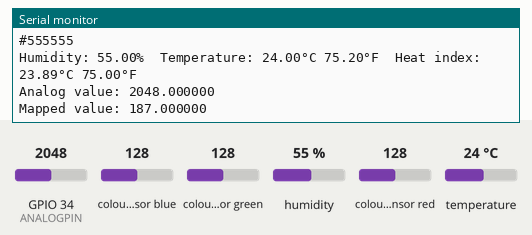
Recording of a program running on a simulated ESP32. On the bench: the last lines printed to the serial monitor. Wiring (inferred from the names in the program): DHT11 sensor: data GPIO 2; TCS34725 colour sensor at I2C address 0x29. The inputs (shaded band) are chosen by the test bench; at power-on: colour sensor blue 128, colour sensor green 128, colour sensor red 128, GPIO 34 (ANALOGPIN) = 2048, humidity 55 %, temperature 24 °C. WiFi joins after 1.5 s; servers stay silent unless stated; uploads are accepted with an empty reply; random numbers use the default seed unless the program sets one.

Above: at 11.2 s.
11.3 s: colour sensor blue set to 5
At 12.7 s:
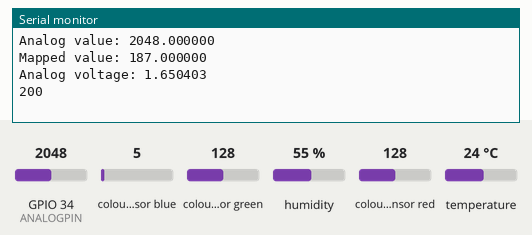
19.0 s: colour sensor green set to 5
At 23.8 s:
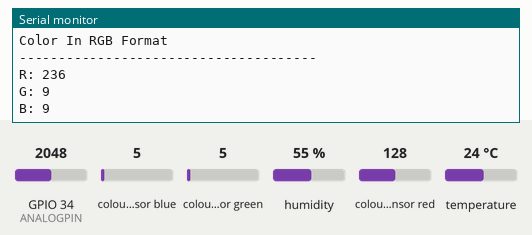
25.4 s: colour sensor red set to 64
At 30.72 s:
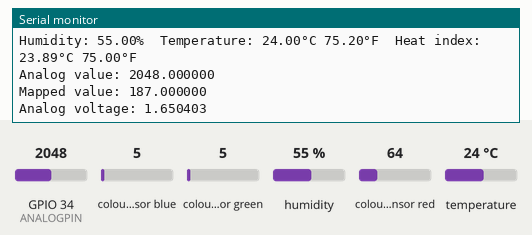
31.9 s: colour sensor blue set to 64
At 36.7 s:
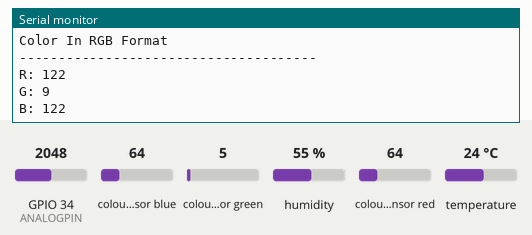
38.3 s: colour sensor green set to 128
At 43.1 s:
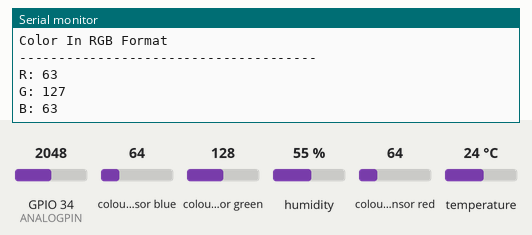
Timing chart, 0 to 44.6 s (numbered marks = the images above; inputs shaded):
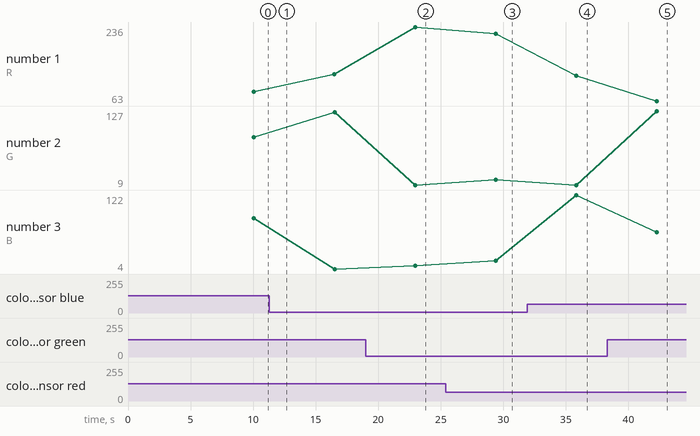

The program:

main.cpp
```cpp
#include <Arduino.h>
#include <TCS34725.h>
#include "DHT.h"
#include <stdio.h>
#include <WiFi.h>
#include <HTTPClient.h>
#define DHTPIN 2
#define DHTTYPE DHT11
DHT dht(DHTPIN, DHTTYPE);

#define ACTIVATED LOW
// for a common anode LED, connect the common pin to +5V
// for common cathode, connect the common to ground
// set to false if using a common cathode LED
#define commonAnode true
// our RGB -> eye-recognized gamma color
byte gammatable[256];

My_TCS34725 tcs = My_TCS34725(TCS34725_INTEGRATIONTIME_50MS, TCS34725_GAIN_60X);

bool ledEnabled=false;
int lightsMode=0;
float AnalogVoltage;
float mapped_value;
float AnalogValue;
const int ANALOGPIN = 34;
const float RESELUTION = 4095.0;
const float VCC = 3.3;
const char * ssid = "anuja1";
const char * password = "ar3k57u4";
String postData;
WiFiServer server(80);
String user_id = "1";
float pH;
void setup() {
  // put your setup code here, to run once:
   for (int i=0; i<256; i++) {
      float x = i;
      x /= 255;
      x = pow(x, 2.5);
      x *= 255;
      if (commonAnode) {
        gammatable[i] = 255 - x;
      } else {
        gammatable[i] = x;
      }
   }
   WiFi.begin(ssid, password);
   WiFi.mode(WIFI_STA);
   Serial.begin(9600);
   Serial.println("Delay for preparation: ");
   delay(10000);
   while (WiFi.status() != WL_CONNECTED) {
     delay(500);
     Serial.print(".");
   }
   // Print local IP address and start web server
   Serial.println("");
   Serial.println("WiFi connected.");
   Serial.println("IP address: ");
   Serial.println(WiFi.localIP());
   server.begin();
   pinMode(ANALOGPIN, INPUT);
   dht.begin();
}

void loop() {
  // put your main code here, to run repeatedly:
  uint16_t clear, red, green, blue;
  tcs.getRGBC(&red, &green, &blue, &clear);
  // Figure out some basic hex code for visualization
  uint32_t sum = clear;
  float r, g, b;
  r = red; r /= sum;
  g = green; g /= sum;
  b = blue; b /= sum;
  r *= 255; g *= 255; b *= 255;
  String redHex,greenHex,blueHex, FullHex;
  redHex =  String((int)r, HEX);
  greenHex =  String((int)g, HEX);
  blueHex =  String((int)b, HEX);

  FullHex = redHex + greenHex + blueHex;

  Serial.println("Color In RGB Format");
  Serial.println("--------------------------------------");

  Serial.print("R: ");
  Serial.println(((int)r));

  Serial.print("G: ");
  Serial.println(((int)g));

  Serial.print("B: ");
  Serial.println(((int)b));
  delay(1000);
  Serial.println("Color in HEX format");
  Serial.println("-------------------------------------");
  Serial.print("#");
  Serial.println(FullHex);
  float h = dht.readHumidity();
  float t = dht.readTemperature();
  float f = dht.readTemperature(true);

  if (isnan(h) || isnan(t) || isnan(f)) {
    Serial.println(F("Failed to read from DHT sensor!"));
    return;
  }

  float hif = dht.computeHeatIndex(f, h);
  float hic = dht.computeHeatIndex(t, h, false);

  Serial.print(F("Humidity: "));
  Serial.print(h);
  Serial.print(F("%  Temperature: "));
  Serial.print(t);
  Serial.print(F("°C "));
  Serial.print(f);
  Serial.print(F("°F  Heat index: "));
  Serial.print(hic);
  Serial.print(F("°C "));
  Serial.print(hif);
  Serial.println(F("°F"));
  AnalogValue = analogRead(ANALOGPIN);
  printf("Analog value: %f \n", AnalogValue);
  mapped_value = map(AnalogValue, 1200, 4095, 260, 10);
  AnalogVoltage = (AnalogValue / RESELUTION) * VCC;
  printf("Mapped value: %f \n", mapped_value);
  printf("Analog voltage: %f \n", AnalogVoltage);

  pH = random(14);
  // put your main code here, to run repeatedly:
  HTTPClient http;
  http.begin("http://192.168.43.212:8084/FarmersAssistant/User/Sensor.jsp");
  postData = "color=" + FullHex + "&temp=" + String(f) + "&humidity=" + String(h) + "&moisture=" + mapped_value + "&pH=" + String(pH) + "&userid=" +user_id;
  http.addHeader("Content-Type", "application/x-www-form-urlencoded");
  int httpCode = http.POST(postData);

  String payload = http.getString();    //Get the response payload
  Serial.println(httpCode);   //Print HTTP return code
  delay(5000);
}
```

DHT.cpp
```cpp
#include "DHT.h"

#define MIN_INTERVAL 2000 /**< min interval value */
#define TIMEOUT -1        /**< timeout on */

/*!
 *  @brief  Instantiates a new DHT class
 *  @param  pin
 *          pin number that sensor is connected
 *  @param  type
 *          type of sensor
 *  @param  count
 *          number of sensors
 */
DHT::DHT(uint8_t pin, uint8_t type, uint8_t count) {
  _pin = pin;
  _type = type;
#ifdef __AVR
  _bit = digitalPinToBitMask(pin);
  _port = digitalPinToPort(pin);
#endif
  _maxcycles =
      microsecondsToClockCycles(1000); // 1 millisecond timeout for
                                       // reading pulses from DHT sensor.
  // Note that count is now ignored as the DHT reading algorithm adjusts itself
  // based on the speed of the processor.
}

/*!
 *  @brief  Setup sensor pins and set pull timings
 *  @param  usec
 *          Optionally pass pull-up time (in microseconds) before DHT reading
 *starts. Default is 55 (see function declaration in DHT.h).
 */
void DHT::begin(uint8_t usec) {
  // set up the pins!
  pinMode(_pin, INPUT_PULLUP);
  // Using this value makes sure that millis() - lastreadtime will be
  // >= MIN_INTERVAL right away. Note that this assignment wraps around,
  // but so will the subtraction.
  _lastreadtime = millis() - MIN_INTERVAL;
  DEBUG_PRINT("DHT max clock cycles: ");
  DEBUG_PRINTLN(_maxcycles, DEC);
  pullTime = usec;
}

/*!
 *  @brief  Read temperature
 *  @param  S
 *          Scale. Boolean value:
 *					- true = Fahrenheit
 *					- false = Celcius
 *  @param  force
 *          true if in force mode
 *	@return Temperature value in selected scale
 */
float DHT::readTemperature(bool S, bool force) {
  float f = NAN;

  if (read(force)) {
    switch (_type) {
    case DHT11:
      f = data[2];
      if (data[3] & 0x80) {
        f = -1 - f;
      }
      f += (data[3] & 0x0f) * 0.1;
      if (S) {
        f = convertCtoF(f);
      }
      break;
    case DHT12:
      f = data[2];
      f += (data[3] & 0x0f) * 0.1;
      if (data[2] & 0x80) {
        f *= -1;
      }
      if (S) {
        f = convertCtoF(f);
      }
      break;
    case DHT22:
    case DHT21:
      f = ((word)(data[2] & 0x7F)) << 8 | data[3];
      f *= 0.1;
      if (data[2] & 0x80) {
        f *= -1;
      }
      if (S) {
        f = convertCtoF(f);
      }
      break;
    }
  }
  return f;
}

/*!
 *  @brief  Converts Celcius to Fahrenheit
 *  @param  c
 *					value in Celcius
 *	@return float value in Fahrenheit
 */
float DHT::convertCtoF(float c) { return c * 1.8 + 32; }

/*!
 *  @brief  Converts Fahrenheit to Celcius
 *  @param  f
 *					value in Fahrenheit
 *	@return float value in Celcius
 */
float DHT::convertFtoC(float f) { return (f - 32) * 0.55555; }

/*!
 *  @brief  Read Humidity
 *  @param  force
 *					force read mode
 *	@return float value - humidity in percent
 */
float DHT::readHumidity(bool force) {
  float f = NAN;
  if (read(force)) {
    switch (_type) {
    case DHT11:
    case DHT12:
      f = data[0] + data[1] * 0.1;
      break;
    case DHT22:
    case DHT21:
      f = ((word)data[0]) << 8 | data[1];
      f *= 0.1;
      break;
    }
  }
  return f;
}

/*!
 *  @brief  Compute Heat Index
 *          Simplified version that reads temp and humidity from sensor
 *  @param  isFahrenheit
 * 					true if fahrenheit, false if celcius (default
 *true)
 *	@return float heat index
 */
float DHT::computeHeatIndex(bool isFahrenheit) {
  float hi = computeHeatIndex(readTemperature(isFahrenheit), readHumidity(),
                              isFahrenheit);
  return hi;
}

/*!
 *  @brief  Compute Heat Index
 *  				Using both Rothfusz and Steadman's equations
 *					(http://www.wpc.ncep.noaa.gov/html/heatindex_equation.shtml)
 *  @param  temperature
 *          temperature in selected scale
 *  @param  percentHumidity
 *          humidity in percent
 *  @param  isFahrenheit
 * 					true if fahrenheit, false if celcius
 *	@return float heat index
 */
float DHT::computeHeatIndex(float temperature, float percentHumidity,
                            bool isFahrenheit) {
  float hi;

  if (!isFahrenheit)
    temperature = convertCtoF(temperature);

  hi = 0.5 * (temperature + 61.0 + ((temperature - 68.0) * 1.2) +
              (percentHumidity * 0.094));

  if (hi > 79) {
    hi = -42.379 + 2.04901523 * temperature + 10.14333127 * percentHumidity +
         -0.22475541 * temperature * percentHumidity +
         -0.00683783 * pow(temperature, 2) +
         -0.05481717 * pow(percentHumidity, 2) +
         0.00122874 * pow(temperature, 2) * percentHumidity +
         0.00085282 * temperature * pow(percentHumidity, 2) +
         -0.00000199 * pow(temperature, 2) * pow(percentHumidity, 2);

    if ((percentHumidity < 13) && (temperature >= 80.0) &&
        (temperature <= 112.0))
      hi -= ((13.0 - percentHumidity) * 0.25) *
            sqrt((17.0 - abs(temperature - 95.0)) * 0.05882);

    else if ((percentHumidity > 85.0) && (temperature >= 80.0) &&
             (temperature <= 87.0))
      hi += ((percentHumidity - 85.0) * 0.1) * ((87.0 - temperature) * 0.2);
  }

  return isFahrenheit ? hi : convertFtoC(hi);
}

/*!
 *  @brief  Read value from sensor or return last one from less than two
 *seconds.
 *  @param  force
 *          true if using force mode
 *	@return float value
 */
bool DHT::read(bool force) {
  // Check if sensor was read less than two seconds ago and return early
  // to use last reading.
  uint32_t currenttime = millis();
  if (!force && ((currenttime - _lastreadtime) < MIN_INTERVAL)) {
    return _lastresult; // return last correct measurement
  }
  _lastreadtime = currenttime;

  // Reset 40 bits of received data to zero.
  data[0] = data[1] = data[2] = data[3] = data[4] = 0;

#if defined(ESP8266)
  yield(); // Handle WiFi / reset software watchdog
#endif

  // Send start signal.  See DHT datasheet for full signal diagram:
  //   http://www.adafruit.com/datasheets/Digital%20humidity%20and%20temperature%20sensor%20AM2302.pdf

  // Go into high impedence state to let pull-up raise data line level and
  // start the reading process.
  pinMode(_pin, INPUT_PULLUP);
  delay(1);

  // First set data line low for a period according to sensor type
  pinMode(_pin, OUTPUT);
  digitalWrite(_pin, LOW);
  switch (_type) {
  case DHT22:
  case DHT21:
    delayMicroseconds(1100); // data sheet says "at least 1ms"
    break;
  case DHT11:
  default:
    delay(20); // data sheet says at least 18ms, 20ms just to be safe
    break;
  }

  uint32_t cycles[80];
  {
    // End the start signal by setting data line high for 40 microseconds.
    pinMode(_pin, INPUT_PULLUP);

    // Delay a moment to let sensor pull data line low.
    delayMicroseconds(pullTime);

    // Now start reading the data line to get the value from the DHT sensor.

    // Turn off interrupts temporarily because the next sections
    // are timing critical and we don't want any interruptions.
    InterruptLock lock;

    // First expect a low signal for ~80 microseconds followed by a high signal
    // for ~80 microseconds again.
    if (expectPulse(LOW) == TIMEOUT) {
      DEBUG_PRINTLN(F("DHT timeout waiting for start signal low pulse."));
      _lastresult = false;
      return _lastresult;
    }
    if (expectPulse(HIGH) == TIMEOUT) {
      DEBUG_PRINTLN(F("DHT timeout waiting for start signal high pulse."));
      _lastresult = false;
      return _lastresult;
    }

    // Now read the 40 bits sent by the sensor.  Each bit is sent as a 50
    // microsecond low pulse followed by a variable length high pulse.  If the
    // high pulse is ~28 microseconds then it's a 0 and if it's ~70 microseconds
    // then it's a 1.  We measure the cycle count of the initial 50us low pulse
    // and use that to compare to the cycle count of the high pulse to determine
    // if the bit is a 0 (high state cycle count < low state cycle count), or a
    // 1 (high state cycle count > low state cycle count). Note that for speed
    // all the pulses are read into a array and then examined in a later step.
    for (int i = 0; i < 80; i += 2) {
      cycles[i] = expectPulse(LOW);
      cycles[i + 1] = expectPulse(HIGH);
    }
  } // Timing critical code is now complete.

  // Inspect pulses and determine which ones are 0 (high state cycle count < low
  // state cycle count), or 1 (high state cycle count > low state cycle count).
  for (int i = 0; i < 40; ++i) {
    uint32_t lowCycles = cycles[2 * i];
    uint32_t highCycles = cycles[2 * i + 1];
    if ((lowCycles == TIMEOUT) || (highCycles == TIMEOUT)) {
      DEBUG_PRINTLN(F("DHT timeout waiting for pulse."));
      _lastresult = false;
      return _lastresult;
    }
    data[i / 8] <<= 1;
    // Now compare the low and high cycle times to see if the bit is a 0 or 1.
    if (highCycles > lowCycles) {
      // High cycles are greater than 50us low cycle count, must be a 1.
      data[i / 8] |= 1;
    }
    // Else high cycles are less than (or equal to, a weird case) the 50us low
    // cycle count so this must be a zero.  Nothing needs to be changed in the
    // stored data.
  }

  DEBUG_PRINTLN(F("Received from DHT:"));
  DEBUG_PRINT(data[0], HEX);
  DEBUG_PRINT(F(", "));
  DEBUG_PRINT(data[1], HEX);
  DEBUG_PRINT(F(", "));
  DEBUG_PRINT(data[2], HEX);
  DEBUG_PRINT(F(", "));
  DEBUG_PRINT(data[3], HEX);
  DEBUG_PRINT(F(", "));
  DEBUG_PRINT(data[4], HEX);
  DEBUG_PRINT(F(" =? "));
  DEBUG_PRINTLN((data[0] + data[1] + data[2] + data[3]) & 0xFF, HEX);

  // Check we read 40 bits and that the checksum matches.
  if (data[4] == ((data[0] + data[1] + data[2] + data[3]) & 0xFF)) {
    _lastresult = true;
    return _lastresult;
  } else {
    DEBUG_PRINTLN(F("DHT checksum failure!"));
    _lastresult = false;
    return _lastresult;
  }
}

// Expect the signal line to be at the specified level for a period of time and
// return a count of loop cycles spent at that level (this cycle count can be
// used to compare the relative time of two pulses).  If more than a millisecond
// ellapses without the level changing then the call fails with a 0 response.
// This is adapted from Arduino's pulseInLong function (which is only available
// in the very latest IDE versions):
//   https://github.com/arduino/Arduino/blob/master/hardware/arduino/avr/cores/arduino/wiring_pulse.c
uint32_t DHT::expectPulse(bool level) {
#if (F_CPU > 16000000L)
  uint32_t count = 0;
#else
  uint16_t count = 0; // To work fast enough on slower AVR boards
#endif
// On AVR platforms use direct GPIO port access as it's much faster and better
// for catching pulses that are 10's of microseconds in length:
#ifdef __AVR
  uint8_t portState = level ? _bit : 0;
  while ((*portInputRegister(_port) & _bit) == portState) {
    if (count++ >= _maxcycles) {
      return TIMEOUT; // Exceeded timeout, fail.
    }
  }
// Otherwise fall back to using digitalRead (this seems to be necessary on
// ESP8266 right now, perhaps bugs in direct port access functions?).
#else
  while (digitalRead(_pin) == level) {
    if (count++ >= _maxcycles) {
      return TIMEOUT; // Exceeded timeout, fail.
    }
  }
#endif

  return count;
}
```

DHT.h
```cpp
#ifndef DHT_H
#define DHT_H

#include "Arduino.h"

/* Uncomment to enable printing out nice debug messages. */
//#define DHT_DEBUG


#define DEBUG_PRINTER Serial /**< Define where debug output will be printed. */

/* Setup debug printing macros. */
#ifdef DHT_DEBUG
  #define DEBUG_PRINT(...) { DEBUG_PRINTER.print(__VA_ARGS__); }
  #define DEBUG_PRINTLN(...) { DEBUG_PRINTER.println(__VA_ARGS__); }
#else
  #define DEBUG_PRINT(...) {} /**< Debug Print Placeholder if Debug is disabled */
  #define DEBUG_PRINTLN(...) {} /**< Debug Print Line Placeholder if Debug is disabled */
#endif

/* Define types of sensors. */
#define DHT11 11 /**< DHT TYPE 11 */
#define DHT12 12 /**< DHY TYPE 12 */
#define DHT22 22 /**< DHT TYPE 22 */
#define DHT21 21 /**< DHT TYPE 21 */
#define AM2301 21 /**< AM2301 */

/*!
 *  @brief  Class that stores state and functions for DHT
 */
class DHT {
  public:
   DHT(uint8_t pin, uint8_t type, uint8_t count=6);
   void begin(uint8_t usec=55);
   float readTemperature(bool S=false, bool force=false);
   float convertCtoF(float);
   float convertFtoC(float);
   float computeHeatIndex(bool isFahrenheit=true);
   float computeHeatIndex(float temperature, float percentHumidity, bool isFahrenheit=true);
   float readHumidity(bool force=false);
   bool read(bool force=false);

 private:
  uint8_t data[5];
  uint8_t _pin, _type;
  #ifdef __AVR
    // Use direct GPIO access on an 8-bit AVR so keep track of the port and bitmask
    // for the digital pin connected to the DHT.  Other platforms will use digitalRead.
    uint8_t _bit, _port;
  #endif
  uint32_t _lastreadtime, _maxcycles;
  bool _lastresult;
  uint8_t pullTime; // Time (in usec) to pull up data line before reading

  uint32_t expectPulse(bool level);

};

/*!
 *  @brief  Class that defines Interrupt Lock Avaiability
 */
class InterruptLock {
  public:
   InterruptLock() {
#if !defined(ARDUINO_ARCH_NRF52)
    noInterrupts();
#endif
   }
   ~InterruptLock() {
#if !defined(ARDUINO_ARCH_NRF52)
    interrupts();
#endif
   }
};

#endif
```

Source omitted: TCS34725.cpp (5746 bytes), TCS34725.h (7796 bytes)

Measured:
- after the input at 19.0 s, the serial monitor: prints a new line after 3.9 s (image 2)
- after the input at 25.4 s, the serial monitor: prints a new line after 4.0 s (image 3)
- after the input at 31.9 s, the serial monitor: prints a new line after 3.9 s (image 4)
- after the input at 38.3 s, the serial monitor: prints a new line after 4.0 s (image 5)
- plotted number 1: 85 → 125 after the input at 11.3 s, 125 → 236 after the input at 19.0 s, 236 → 220 after the input at 25.4 s, 220 → 122 after the input at 31.9 s, 122 → 63 after the input at 38.3 s
- plotted number 2: 85 → 125 after the input at 11.3 s, 125 → 9 after the input at 19.0 s, 9 → 17 after the input at 25.4 s, 17 → 9 after the input at 31.9 s, 9 → 127 after the input at 38.3 s
- plotted number 3: 85 → 4 after the input at 11.3 s, 4 → 9 after the input at 19.0 s, 9 → 17 after the input at 25.4 s, 17 → 122 after the input at 31.9 s, 122 → 63 after the input at 38.3 s
